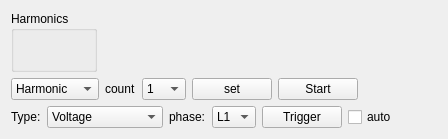
      <widget class="QWidget" name="tabHarmonics">
       <attribute name="title">
        <string>Harmonics</string>
       </attribute>
       <layout class="QGridLayout" name="gridLayout_3">
        <item row="0" column="0">
         <widget class="QGroupBox" name="groupBoxHarmonicsData">
          <property name="sizePolicy">
           <sizepolicy hsizetype="Preferred" vsizetype="Preferred">
            <horstretch>0</horstretch>
            <verstretch>0</verstretch>
           </sizepolicy>
          </property>
          <property name="title">
           <string>Harmonics</string>
          </property>
          <layout class="QHBoxLayout" name="horizontalLayout_3">
           <item>
            <layout class="QGridLayout" name="harmonicsDataLayout">
             <property name="sizeConstraint">
              <enum>QLayout::SetFixedSize</enum>
             </property>
             <item row="0" column="0">
              <spacer name="horizontalSpacer_2">
               <property name="orientation">
                <enum>Qt::Horizontal</enum>
               </property>
               <property name="sizeType">
                <enum>QSizePolicy::Preferred</enum>
               </property>
               <property name="sizeHint" stdset="0">
                <size>
                 <width>40</width>
                 <height>20</height>
                </size>
               </property>
              </spacer>
             </item>
            </layout>
           </item>
          </layout>
         </widget>
        </item>
        <item row="0" column="1">
         <layout class="QVBoxLayout" name="harmonicsGraphLayout">
          <property name="sizeConstraint">
           <enum>QLayout::SetFixedSize</enum>
          </property>
          <item>
           <spacer name="horizontalSpacer">
            <property name="orientation">
             <enum>Qt::Horizontal</enum>
            </property>
            <property name="sizeHint" stdset="0">
             <size>
              <width>40</width>
              <height>20</height>
             </size>
            </property>
           </spacer>
          </item>
         </layout>
        </item>
        <item row="1" column="0" colspan="2">
         <layout class="QHBoxLayout" name="horizontalLayout_5">
          <property name="sizeConstraint">
           <enum>QLayout::SetMinimumSize</enum>
          </property>
          <item>
           <widget class="QComboBox" name="cBHarmonicsAxisStyle">
            <item>
             <property name="text">
              <string>Harmonic</string>
             </property>
            </item>
            <item>
             <property name="text">
              <string>Frequency</string>
             </property>
            </item>
           </widget>
          </item>
          <item>
           <widget class="QLabel" name="label_5">
            <property name="text">
             <string>count</string>
            </property>
           </widget>
          </item>
          <item>
           <widget class="QComboBox" name="cBHarmonicsCount">
            <item>
             <property name="text">
              <string>1</string>
             </property>
            </item>
            <item>
             <property name="text">
              <string>2</string>
             </property>
            </item>
            <item>
             <property name="text">
              <string>3</string>
             </property>
            </item>
            <item>
             <property name="text">
              <string>4</string>
             </property>
            </item>
            <item>
             <property name="text">
              <string>5</string>
             </property>
            </item>
            <item>
             <property name="text">
              <string>6</string>
             </property>
            </item>
            <item>
             <property name="text">
              <string>7</string>
             </property>
            </item>
            <item>
             <property name="text">
              <string>8</string>
             </property>
            </item>
            <item>
             <property name="text">
              <string>9</string>
             </property>
            </item>
            <item>
             <property name="text">
              <string>10</string>
             </property>
            </item>
            <item>
             <property name="text">
              <string>11</string>
             </property>
            </item>
            <item>
             <property name="text">
              <string>12</string>
             </property>
            </item>
            <item>
             <property name="text">
              <string>13</string>
             </property>
            </item>
            <item>
             <property name="text">
              <string>14</string>
             </property>
            </item>
            <item>
             <property name="text">
              <string>15</string>
             </property>
            </item>
            <item>
             <property name="text">
              <string>16</string>
             </property>
            </item>
            <item>
             <property name="text">
              <string>17</string>
             </property>
            </item>
            <item>
             <property name="text">
              <string>18</string>
             </property>
            </item>
            <item>
             <property name="text">
              <string>19</string>
             </property>
            </item>
            <item>
             <property name="text">
              <string>20</string>
             </property>
            </item>
           </widget>
          </item>
          <item>
           <widget class="QPushButton" name="pBSetHarmonicsCount">
            <property name="sizePolicy">
             <sizepolicy hsizetype="Maximum" vsizetype="Fixed">
              <horstretch>0</horstretch>
              <verstretch>0</verstretch>
             </sizepolicy>
            </property>
            <property name="text">
             <string>set</string>
            </property>
           </widget>
          </item>
          <item>
           <widget class="QPushButton" name="pBStartHarmonics">
            <property name="sizePolicy">
             <sizepolicy hsizetype="Maximum" vsizetype="Fixed">
              <horstretch>0</horstretch>
              <verstretch>0</verstretch>
             </sizepolicy>
            </property>
            <property name="text">
             <string>Start</string>
            </property>
           </widget>
          </item>
          <item>
           <spacer name="horizontalSpacer_3">
            <property name="orientation">
             <enum>Qt::Horizontal</enum>
            </property>
            <property name="sizeHint" stdset="0">
             <size>
              <width>40</width>
              <height>20</height>
             </size>
            </property>
           </spacer>
          </item>
         </layout>
        </item>
        <item row="2" column="0" colspan="2">
         <layout class="QHBoxLayout" name="horizontalLayout">
          <property name="sizeConstraint">
           <enum>QLayout::SetMinimumSize</enum>
          </property>
          <item>
           <widget class="QLabel" name="label_3">
            <property name="text">
             <string>Type:</string>
            </property>
           </widget>
          </item>
          <item>
           <widget class="QComboBox" name="cBHarmonicsType">
            <item>
             <property name="text">
              <string>Voltage</string>
             </property>
            </item>
            <item>
             <property name="text">
              <string>Current</string>
             </property>
            </item>
            <item>
             <property name="text">
              <string>Active Power</string>
             </property>
            </item>
            <item>
             <property name="text">
              <string>Reactive Power</string>
             </property>
            </item>
           </widget>
          </item>
          <item>
           <widget class="QLabel" name="label_4">
            <property name="text">
             <string>phase:</string>
            </property>
           </widget>
          </item>
          <item>
           <widget class="QComboBox" name="cBHarmonicsPhase">
            <item>
             <property name="text">
              <string>L1</string>
             </property>
            </item>
            <item>
             <property name="text">
              <string>L2</string>
             </property>
            </item>
            <item>
             <property name="text">
              <string>L3</string>
             </property>
            </item>
           </widget>
          </item>
          <item>
           <widget class="QPushButton" name="pBTriggerHarmonics">
            <property name="sizePolicy">
             <sizepolicy hsizetype="Maximum" vsizetype="Fixed">
              <horstretch>0</horstretch>
              <verstretch>0</verstretch>
             </sizepolicy>
            </property>
            <property name="text">
             <string>Trigger</string>
            </property>
           </widget>
          </item>
          <item>
           <widget class="QCheckBox" name="cBAutoUpdateHarmonics">
            <property name="text">
             <string>auto</string>
            </property>
           </widget>
          </item>
          <item>
           <spacer name="horizontalSpacer_4">
            <property name="orientation">
             <enum>Qt::Horizontal</enum>
            </property>
            <property name="sizeHint" stdset="0">
             <size>
              <width>40</width>
              <height>20</height>
             </size>
            </property>
           </spacer>
          </item>
         </layout>
        </item>
       </layout>
      </widget>
